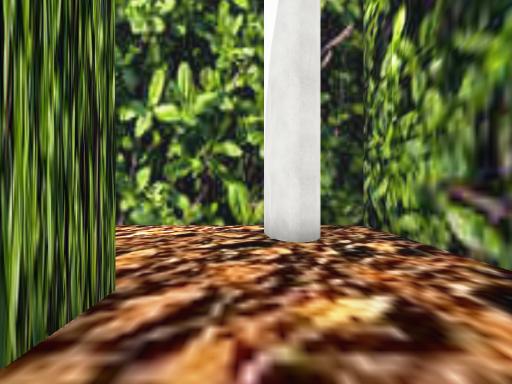
[1] (above)

24 first-person views from a walk through a 3-D level made in the Unity game engine. The camera is 1.5 m above the floor, looks level and sees 75° across. The floor is counted in squares, 2 m on a side. Each view is taken from the middle of a square. On the plan, view 1 faces up. The plan holds only what a view shows up to about 11 squares ahead; the rest is blank. The player is left out. Some surface patterns are stand-ins.

[2]
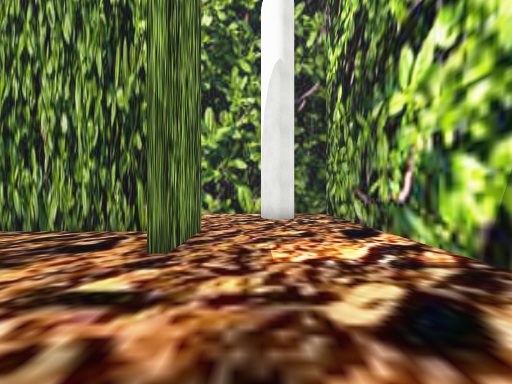

[3]
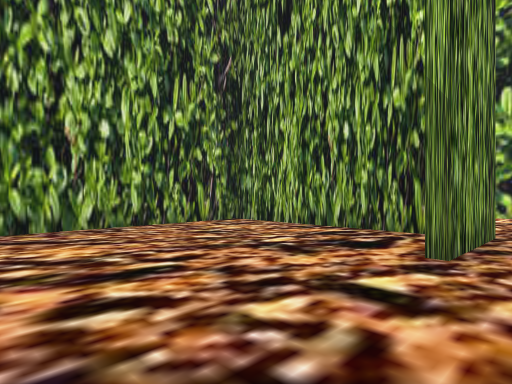

[4]
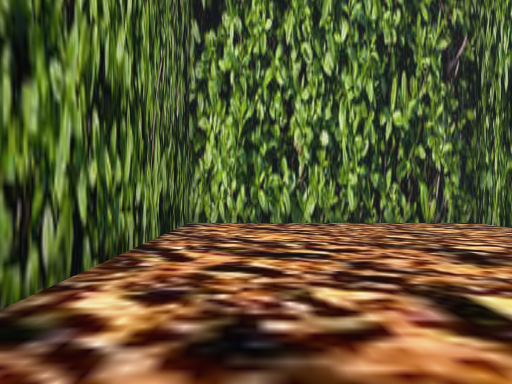

[5]
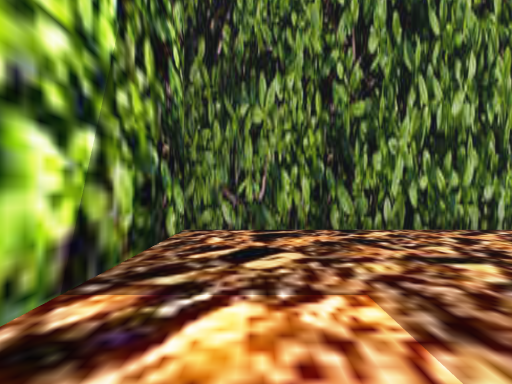

[6]
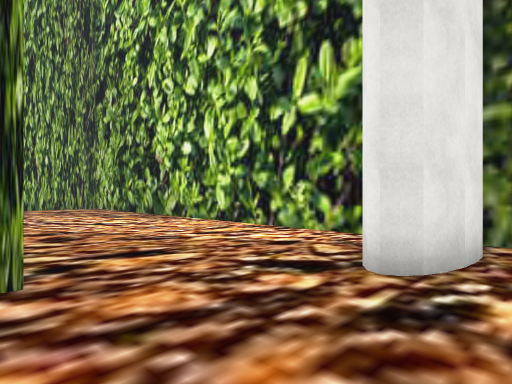

[7]
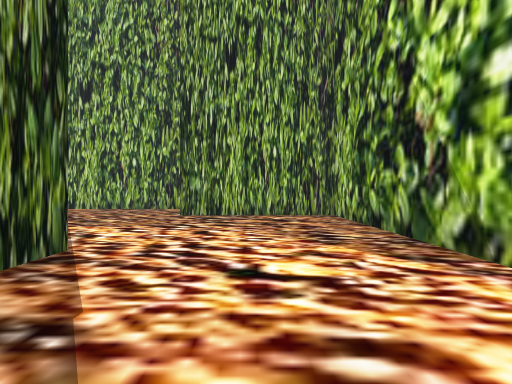

[8]
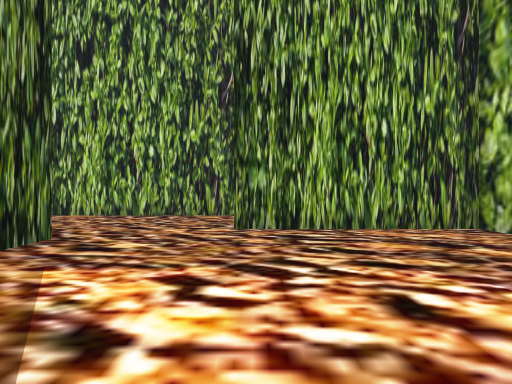

[9]
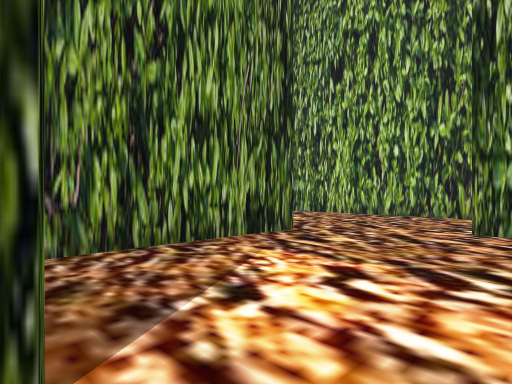

[10]
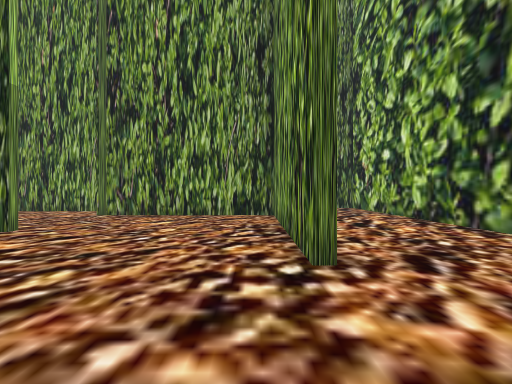

[11]
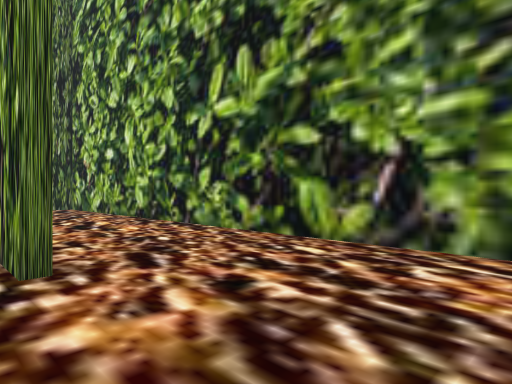

[12]
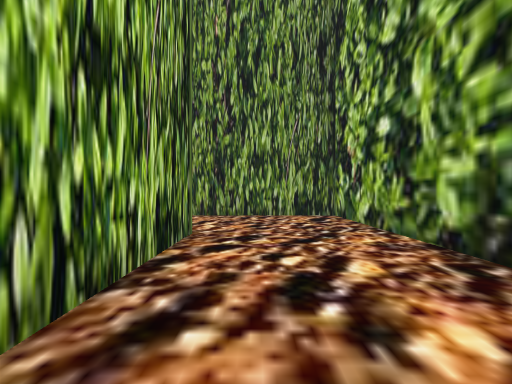

[13]
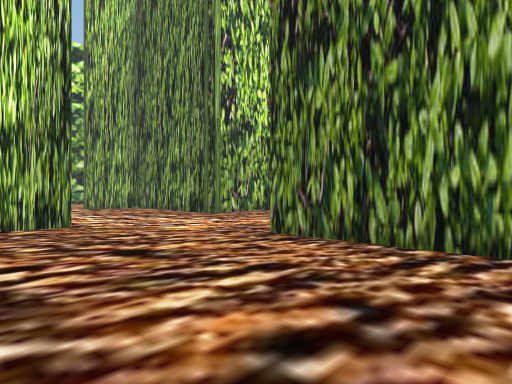

[14]
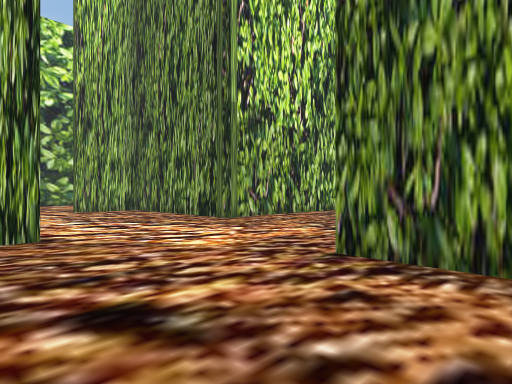

[15]
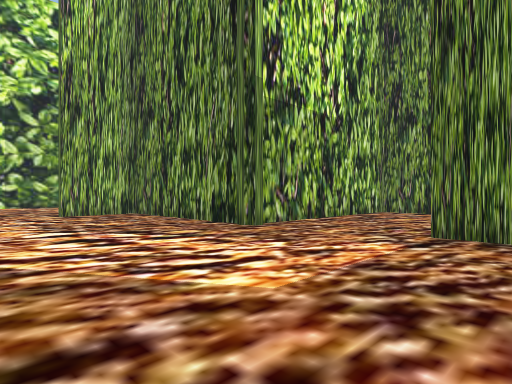

[16]
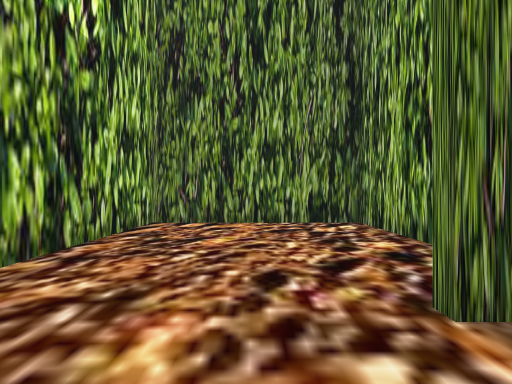

[17]
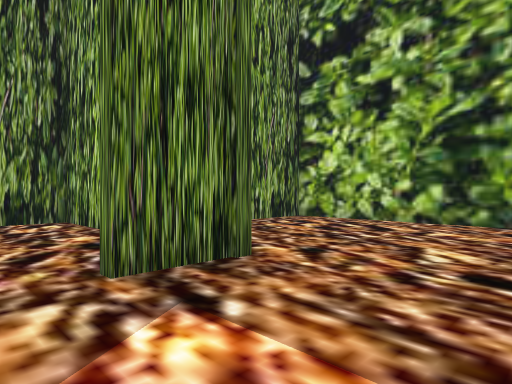

[18]
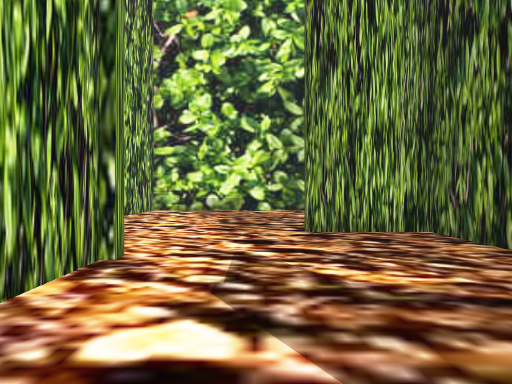

[19]
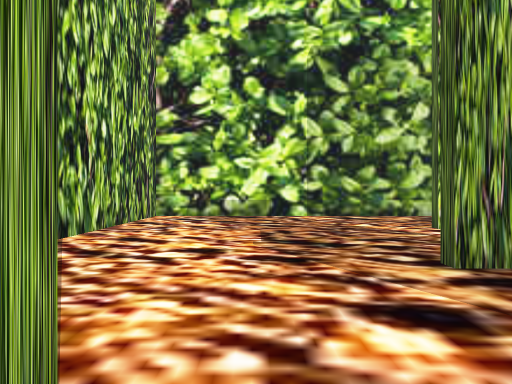

[20]
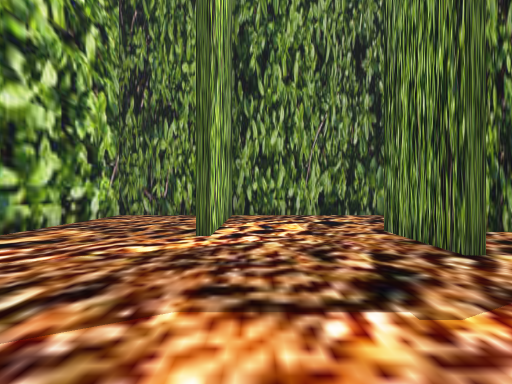

[21]
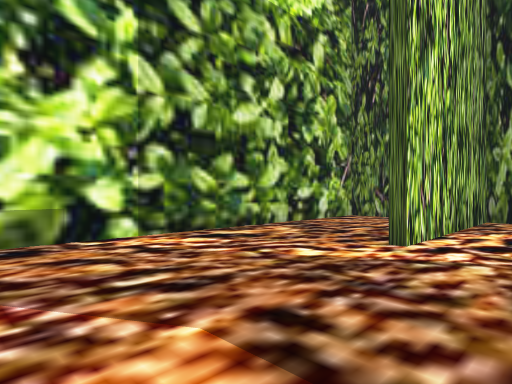

[22]
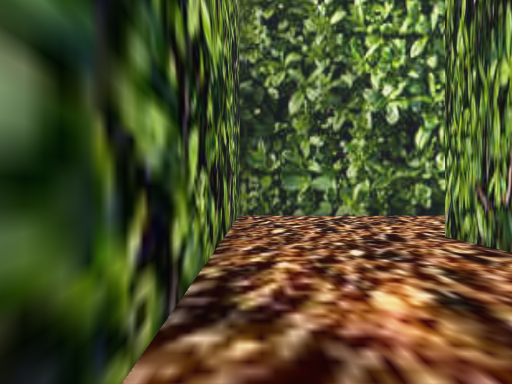

[23]
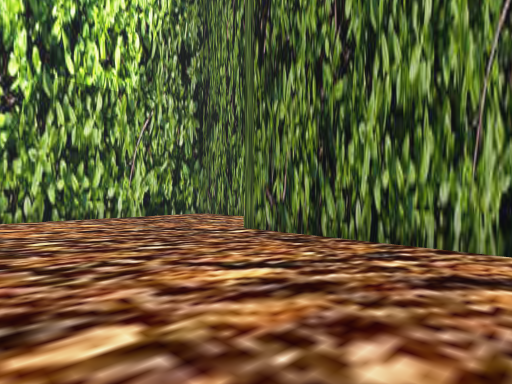

[24]
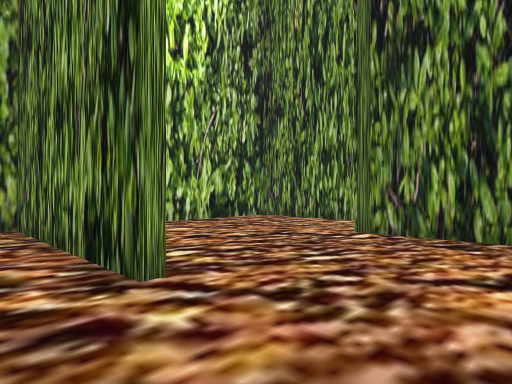

### Floor plan
Ten units are one square. View 1 is at (0, 0); x grows to the right and y downward. Boxes are objects, and circles mark ways between rooms. Rooms are numbered by the first view taken in them; rooms with no view inside come last. Other rooms are left out.
<svg viewBox="-220 -80 249 281">
<path fill="none" stroke="#000" d="M-20 -23 -71 -23 -71 46 24 46 24 -75 9 -75M-11 -26 -11 0M11 -59 10 -54M12 -63 11 -56 9 -51M-74 -26 -61 -26M-124 3 -74 3M3 -54 2 -59M4 -51 2 -56M2 -75 -138 -75 -138 -25M-106 70 -73 70 -73 12M-122 74 -122 60M-72 73 -89 73M-108 123 -47 123 -47 99M-178 51 -178 5M-45 99 -45 125M-159 129 -141 129M-178 -11 -178 -26M-155 158 -155 191 -106 191M-176 -26 -176 46 -118 46M-12 126 -12 116M-105 196 -105 128M-150 -75 -215 -75 -215 96 -158 96M-1 168 24 168 24 49 -28 49"/>
<circle cx="0" cy="-40" r="3" fill="#2a7"/>
<circle cx="-140" cy="-13" r="3" fill="#2a7"/>
<text x="-20" y="0">1</text>
<text x="-80" y="-50">2</text>
<text x="-110" y="60">3</text>
</svg>
Room 1 opens to room 2. Room 2 opens to room 3.

Where each view was taken, in squares from view 1:
view 1: 0 up, 0 right, facing up
view 2: 4 down, 0 right, facing up
view 3: 4 down, 0 right, facing up-left
view 4: 3 down, 1 right, facing left
view 5: 2 up, 1 right, facing down
view 6: 2 up, 2 right, facing up-left
view 7: 5 up, 3 left, facing left
view 8: 3 up, 7 left, facing left
view 9: 4 up, 7 left, facing down-left
view 10: 6 up, 17 left, facing down
view 11: 6 up, 17 left, facing down-left
view 12: 1 up, 19 left, facing down
view 13: 5 down, 20 left, facing down-right
view 14: 6 down, 18 left, facing down-right
view 15: 7 down, 16 left, facing down-right
view 16: 11 down, 13 left, facing down
view 17: 10 down, 13 left, facing down-left
view 18: 9 down, 11 left, facing right
view 19: 8 down, 8 left, facing right
view 20: 6 down, 2 left, facing down
view 21: 7 down, 3 left, facing down-right
view 22: 3 down, 21 left, facing up
view 23: 0 up, 17 left, facing down-right
view 24: 1 up, 15 left, facing down-right
